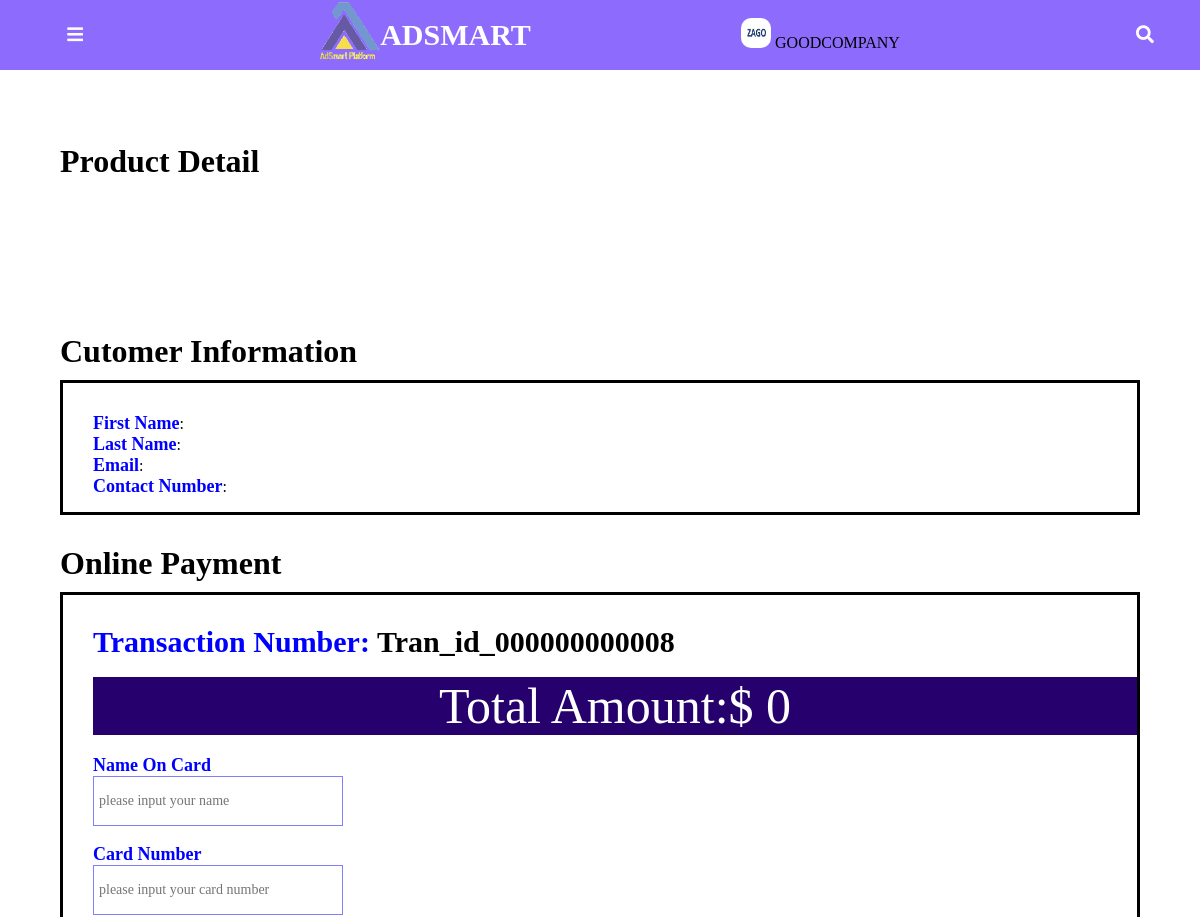
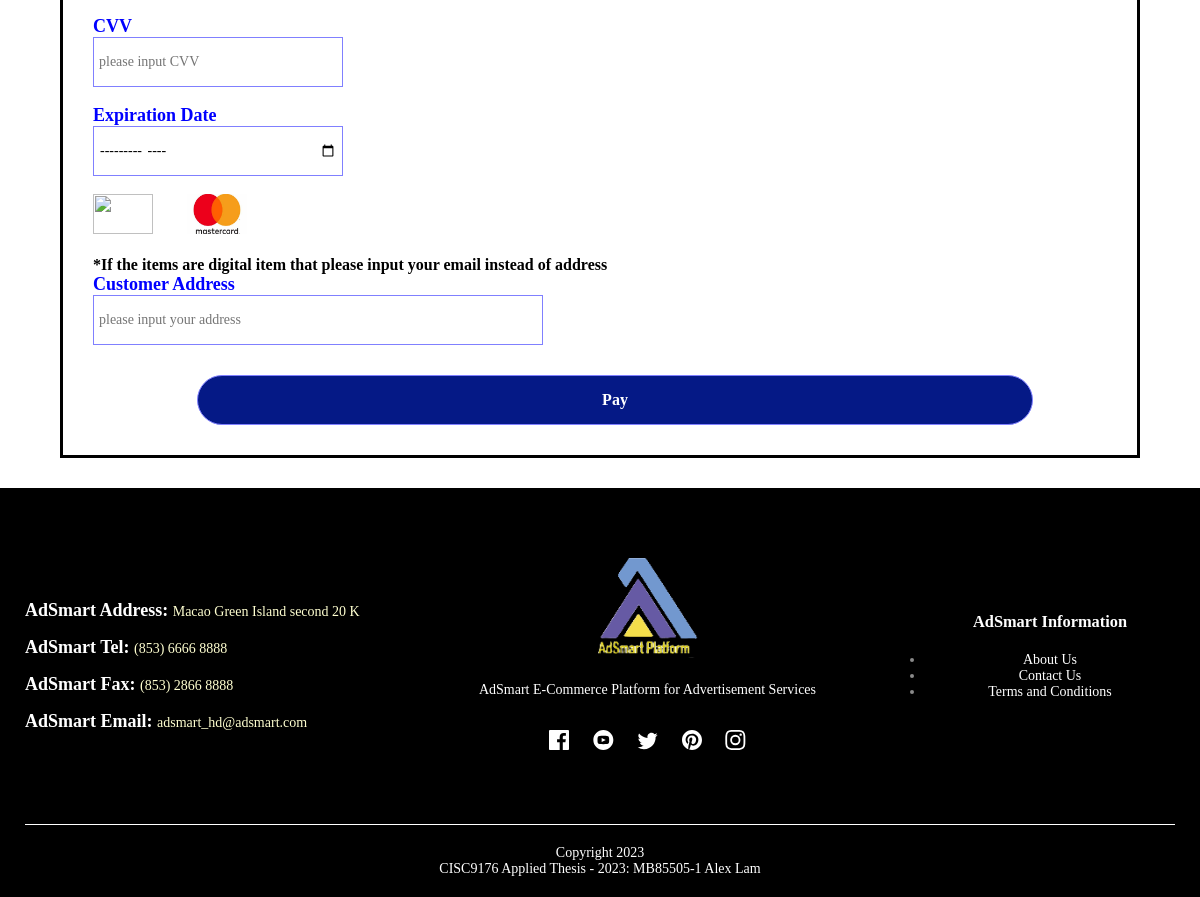
The page /adsmart_content/checkout.php (signed in) on the database its author committed (2 pictures, top to bottom).
### tables this page shows
CREATE TABLE `adsmart_business_partner` (
  `shop_code` int(11) NOT NULL,
  `user_id` varchar(100) NOT NULL,
  `company_name` varchar(255) NOT NULL,
  `company_chinese_name` varchar(255) NOT NULL,
  `company_reg_number` varchar(100) NOT NULL,
  `company_reg_address` varchar(255) NOT NULL,
  `country` varchar(100) NOT NULL,
  `contact_number` varchar(255) NOT NULL,
  `email` varchar(100) NOT NULL,
  `image_name` varchar(255) NOT NULL,
  `password` varchar(255) NOT NULL,
  `password_confirm` varchar(255) NOT NULL,
  `print_ads` tinyint(1) NOT NULL,
  `broadcast_ads` tinyint(1) NOT NULL,
  `outdoor_ads` tinyint(1) NOT NULL,
  `telemarketing_ads` tinyint(1) NOT NULL,
  `events_ads` tinyint(1) NOT NULL,
  `placement_ads` tinyint(1) NOT NULL,
  `display_ads` tinyint(1) NOT NULL,
  `search_ads` tinyint(1) NOT NULL,
  `social_ads` tinyint(1) NOT NULL,
  `video_ads` tinyint(1) NOT NULL,
  `native_ads` tinyint(1) NOT NULL,
  `influencer_ads` tinyint(1) NOT NULL,
  `poster` tinyint(1) NOT NULL,
  `sticker` tinyint(1) NOT NULL,
  `print_material` tinyint(1) NOT NULL,
  `clothes_product` tinyint(1) NOT NULL,
  `tnc` tinyint(1) NOT NULL,
  `description` varchar(255) NOT NULL,
  `apply_status` varchar(100) NOT NULL
);

CREATE TABLE `payment` (
  `id` int(10) NOT NULL,
  `customer_id` int(11) NOT NULL,
  `cus_user_id` varchar(255) NOT NULL,
  `cus_email` varchar(255) NOT NULL,
  `cus_address` varchar(255) NOT NULL,
  `item_name` varchar(255) NOT NULL,
  `quantity` int(10) NOT NULL,
  `price` int(10) NOT NULL,
  `total` decimal(10,2) NOT NULL,
  `created_day` timestamp NOT NULL DEFAULT current_timestamp(),
  `company_user_id` varchar(255) NOT NULL,
  `order_status` varchar(100) NOT NULL,
  `bp_update_time` timestamp NOT NULL DEFAULT current_timestamp(),
  `cs_update_time` timestamp NOT NULL DEFAULT current_timestamp(),
  `transaction_id` varchar(255) NOT NULL,
  `req_number` varchar(255) NOT NULL,
  `cus_contact` varchar(100) NOT NULL,
  `cus_card_name` varchar(255) NOT NULL,
  `card_number` bigint(100) NOT NULL,
  `cvv` int(3) NOT NULL,
  `card_expiry_date` varchar(7) NOT NULL
);

### adsmart_content/checkout.php (the view, shortened to what this page needs)
<?php
if(isset($_SESSION['user2']) && isset($_SESSION['shopcode'])){
    include '../partials-front/after_company_login_menu.php';
}
elseif (isset($_SESSION['user1'])){
    include '../partials-front/after_customer_login_menu.php';
}else {include '../partials-front/menu.php';}
?>
 <div class="small-container cart-page">
		<h1>Product Detail</h1>
		</div>
<div class="small-container cart-page">
<h1>Cutomer Information</h1>
				<div class="checkout_form" style='padding-bottom:15px;'>
			<?php
			$sql3 = "SELECT * from adsmart_customer where user_id = '$account_name'";
			$res3 = mysqli_query($conn, $sql3);
			        $row2=mysqli_fetch_assoc($res3);
			            $customer_user_id = $row2['user_id'];
			            $first_name =$row2['first_name'];
			            $last_name =$row2['last_name'];
			            $email =$row2['email'];
			            $contact_number =$row2['contact_number'];
			            echo "<label>First Name</label>:<b>".$first_name."</b><br>";
			            echo "<label>Last Name</label>:<b>".$last_name."</b><br>";
			            echo "<label>Email</label>:<b>".$email."</b><br>";
			            echo "<label>Contact Number</label>:<b>".$contact_number."</b><br>";
			            ?>
		</div>
		<h1>Online Payment</h1>
		<div class="checkout_form">
			<div>
			<div id="req_number">
												    	<label style='color:blue; font-size: 30px;'>Transaction Number: </label>
												    	<?php
												    	$sql5 = "SELECT transaction_id FROM payment ORDER BY id DESC LIMIT 1";
												    	$res5 = mysqli_query($conn, $sql5);
												    	$row5 = mysqli_fetch_array($res5);
												    	$lastTicket = 0;
												    	if(isset($row5['transaction_id'])){$lastTicket = $row5['transaction_id'];}else{ $lastTicket == 'Tran_id_00000000';}
												    	$lastNumber = intval(substr($lastTicket, -10));
												    	$newNumber = $lastNumber + 1;
												    	$paddedNumber = str_pad($newNumber, 12, "0", STR_PAD_LEFT);
												    	$newTicket = "Tran_id_" . $paddedNumber;
												    	echo "<b  style='color:black; font-size: 30px;' >".$newTicket."</b> <br> <br>";
													    	?>
												    	</div>
				<div class="total_amount">
						<p>Total Amount:$ <?php echo $totalAmount+$totalAmount*0.1+$totalAmount*0.01; ?></p>
				</div>
			<?php
			$sql1 = "SELECT * from customer_credit_card where customer_name = '$account_name'";
			$res1 = mysqli_query($conn, $sql1);
			if($res1==TRUE){
			    $count =mysqli_num_rows($res1);
			    if($count>0){
			$row1=mysqli_fetch_assoc($res1);
			$customer_name = $row1['customer_name'];
			$customer_id = $row1['customer_id'];
			$cvv = $row1['cvv'];
			$expiration_date = $row1['expiration_date'];
			$card_number = $row1['card_number'];
			echo"<div id='name'>";
			echo "<label>Name On Card</label><br>";
			if(isset($customer_name)){
			echo "<input required id='input_0' type='text' name='cus_card_name' placeholder='please input your name' style='width:250px' value='".$customer_name."'><br>
				</div>
				<br>";}else{
				echo "<input required id='input_0' type='text' name='cus_card_name' placeholder='please input your name' style='width:250px' ><br>
				</div>
				<br>";
			}
			echo"<div id='Card_no'>";
			echo "<label>Card Number</label><br>";
			if(isset($card_number)){
			    echo "<input required id='input_1' type='number' name='card_number' placeholder='please input your card number' style='width:250px' value='".$card_number."'><br>
				</div>
				<br>";}else{
				echo "<input required id='input_1' type='number' name='card_number' placeholder='please input your card number' style='width:250px' ><br>
				</div>
				<br>";
			    }
			    echo"<div id='CVV'>";
			    echo "<label>CVV</label><br>";
			    if(isset($card_number)){
			        echo "<input  required id='input_2' type='number' name='cvv' placeholder='please input CVV' style='width:250px' value='".$cvv."'><br>
				</div>
				<br>";}else{
				echo "<input  required id='input_2' type='number' name='cvv' placeholder='please input CVV' style='width:250px' ><br>
				</div>
				<br>";
			        }
			        echo"<div id='expiration_date'>";
			        echo "<label>Expiration Date</label><br>";
			        if(isset($card_number)){
			            echo "<input required id='expiry-date' type='date' name='card_expiry_date' min='2023-03' max='9999-12' style='width:250px' value='$expiration_date'><br>";
				echo	"</div>
				<br>";}else{
				echo "<input required id='expiry-date' type='month' name='card_expiry_date'  min='2023-03' max='9999-12' style='width:250px' ><br>
				</div>
				<br>";
			            }
			echo "
			</div>
			<div>
				<img src='../images/Visa.png' width='60px' height='40px'>
				<img src='../images/mastercard.png' width='60px' height='40px' style='margin-left:30px;'>
			</div>";
			echo "<br>";
			echo"<div id='cus_address'>";
			echo "<p style ='color:black;'><b>*If the items are digital item that please input your email instead of address</b></p>";
			echo "<label>Customer Address</label><br>";
			echo "<input required type='text' name='cus_address' placeholder='please input your address' style='width:450px' ><br>";
			echo "</div>";
			echo "<input type='hidden' value=".$customer_user_id." name='cus_user_id' >";
			echo  "<input type='hidden' value=".$email." name='email' >";
			echo  "<input type='hidden' value=".$contact_number." name='contact_number' >";
			echo "<input type='hidden' value='".$newTicket."' name='transaction_id' >";
			echo "</div>"; }else{
			    echo"<div id='name'>";
			    echo "<label>Name On Card</label><br>";
			    echo "<input required id='input_0' type='text' name='cus_card_name' placeholder='please input your name' style='width:250px' ><br>
				</div>
				<br>";
			    echo"<div id='Card_no'>";
			    echo "<label>Card Number</label><br>";
			    echo "<input required id='input_1' type='number' name='card_number' placeholder='please input your card number' style='width:250px' ><br>
				</div>
				<br>";
			    echo"<div id='CVV'>";
			    echo "<label>CVV</label><br>";
			    echo "<input  required id='input_2' type='number' name='cvv' placeholder='please input CVV' style='width:250px' ><br>
				</div>
				<br>";
			    echo"<div id='expiration_date'>";
			    echo "<label>Expiration Date</label><br>";
			    echo "<input required id='expiry-date' type='month' name='card_expiry_date'  min='2023-03' max='9999-12' style='width:250px' ><br>
				</div>
				<br>";
			    echo "
			<div>
				<img src='../images/Visa.png' width='60px' height='40px'>
				<img src='../images/mastercard.png' width='60px' height='40px' style='margin-left:30px;'>
			</div>";
			    echo "<br>";
			    echo"<div id='cus_address'>";
			    echo "<p style ='color:black;'><b>*If the items are digital item that please input your email instead of address</b></p>";
			    echo "<label>Customer Address</label><br>";
			    echo "<input required type='text' name='cus_address' placeholder='please input your address' style='width:450px' ><br>";
			    echo "</div>";
			}}
		?>
		<div id="checkout" style="text-align:center;">
		   <input type="submit" name="submit" value="Pay" class="btn"  style="font-size:16px; font-weight:bold; height:50px;width:80%; ">
	</div>
</div>
</div>
</div>
     <?php  include('../partials-front/footer.php');?>

### partials-front/after_company_login_menu.php (shortened to what this page needs)
<?php
include('../config/constants.php');
 ?>
<!DOCTYPE html>
<html>
<head>
<link href="../css/style.css" rel="stylesheet" />
<link rel="stylesheet" href="https://cdnjs.cloudflare.com/ajax/libs/font-awesome/5.15.3/css/all.min.css"/>
</head>
<body>
<div class="navbar">
    <nav>
      <label for="show-menu" class="menu-icon"><i class="fas fa-bars"></i></label>
      <div class="content">
      <div class="logo"><a href="#"><img src="../images/AdSmart_logo.png" style="width:60px; height:60px;"></a></div>
      <div class="logo"><a href="#">ADSMART</a></div>
      </div>
      <label >
      <?php
      $account_name = $_SESSION['user2'];
      $shop_code =$_SESSION['shopcode'];
      $sql ="SELECT image_name FROM adsmart_business_partner where user_id='$account_name' AND shop_code='$shop_code'";
      $res = mysqli_query($conn, $sql);
      $count =mysqli_num_rows($res);
      if($count>0){
          while($rows=mysqli_fetch_assoc($res))
          {
              $image_name=$rows['image_name'];
        ?>
        <?php
    				if($image_name!=""){
    				                ?>
    				                <img src="<?php  echo IMAGES;?>/images/company/<?php echo $image_name;?>" width="30px" height="30px" style="border-radius: 10px;">
    				                <?php
    				            }else {
    				                echo "<div class='error'> image not existed </div>";
    				            }
    				            ?>
      <?php
    				        }
      }
    				?>
      <a href="Adsmart_partners_personal_space.php" style="color:black; text-transform: uppercase;"><?php echo $_SESSION['user2']; ?> </a>
    				</label>
      <label for="show-search" class="search-icon"><i class="fas fa-search"></i></label>
    </nav>
  </div>

### css/style.css (style rules this page uses)
* { margin: 0; padding: 0; box-sizing: border-box; text-decoration: none; font-family: 'Roboto Slab', serif; }
.navbar { background: #8d6cfd; position: fixed; width: 100%; }
.navbar nav { position: relative; display: flex; max-width: calc(100% - 200px); margin: 0 auto; height: 70px; align-items: center; justify-content: space-between; }
nav .content { display: flex; align-items: center; }
.content .logo a { color: #fff; font-size: 30px; font-weight: 600; }
.navbar .search-icon, .navbar .menu-icon { color: #fff; font-size: 18px; cursor: pointer; line-height: 70px; width: 70px; text-align: center; }
.navbar .menu-icon { display: none; }
@media screen and (max-width: 1800px) { .navbar nav { max-width: 100%; padding: 0 20px; } }
@media screen and (max-width: 1250px) { .navbar .menu-icon { display: block; } }
a { text-decoration: none; color: #555; }
p { color: #555; }
.small-container h1 { margin-top:23px; margin-bottom: 10px; }
.btn { display: inline-block; background: #ff523b; color: #fff; padding: 8px 30px; border-radius: 30px; transition: background 0.5s; cursor: pointer; margin-top:80px; margin: 30px 0; }
.small-container { padding-top:10%; max-width: 1080px; margin: auto; }
.menu-icon { width: 28px; margin-left: 20px; display: none; }
.cart-page { margin:auto; }
#checkout .btn { background: #051986; }
.checkout_form { flex-basis:30%; min-width: 350px; margin-bottom: 30px; border: 3px solid black; padding-left: 30px; padding-top: 30px; }
.checkout_form label { font-weight: bold; color: Blue; font-size:18px; }
.checkout_form input { height:50px; width:250px; border: 1px solid #8080ff; padding: 5px; font-size:14px; }
.checkout_form .total_amount { background: #26006c; text-align:center; font-size:50px; margin-bottom:20px; }
.checkout_form p { Color:#fff; }

### rows shown on the page
adsmart_business_partner: image_name (picture)
payment: transaction "Tran_id_000000000008"

### other values the page prints
$_SESSION['user2'] "GOODCOMPANY"
$totalAmount+$totalAmount*0.1+$totalAmount*0.01 "0"
